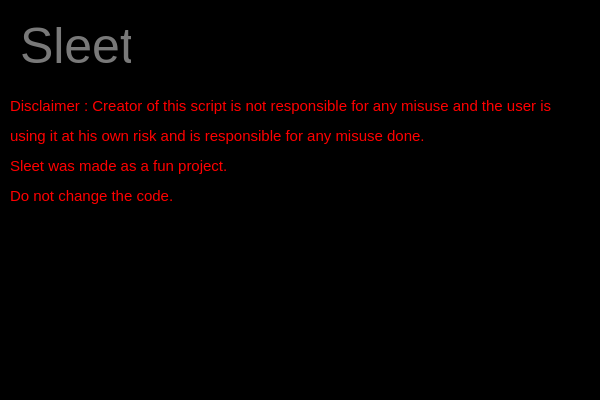
<?xml version="1.0" encoding="UTF-8"?>
<ui version="4.0">
 <class>disclaimer</class>
 <widget class="QMainWindow" name="disclaimer">
  <property name="geometry">
   <rect>
    <x>0</x>
    <y>0</y>
    <width>600</width>
    <height>400</height>
   </rect>
  </property>
  <property name="minimumSize">
   <size>
    <width>600</width>
    <height>400</height>
   </size>
  </property>
  <property name="maximumSize">
   <size>
    <width>600</width>
    <height>400</height>
   </size>
  </property>
  <property name="windowTitle">
   <string>Sleet</string>
  </property>
  <property name="styleSheet">
   <string notr="true">background-color: black;
</string>
  </property>
  <widget class="QWidget" name="centralwidget">
   <widget class="QLabel" name="label">
    <property name="geometry">
     <rect>
      <x>20</x>
      <y>10</y>
      <width>111</width>
      <height>71</height>
     </rect>
    </property>
    <property name="styleSheet">
     <string notr="true">background-color: rgba(0,0,0,0%);
color: rgb(121, 121, 121);
font-size : 50px;

</string>
    </property>
    <property name="text">
     <string>Sleet</string>
    </property>
   </widget>
   <widget class="QLabel" name="label_7">
    <property name="geometry">
     <rect>
      <x>10</x>
      <y>90</y>
      <width>641</width>
      <height>31</height>
     </rect>
    </property>
    <property name="styleSheet">
     <string notr="true">background-color: rgba(0,0,0,0%);
color: rgb(255, 0, 0);
font-size : 15px;

</string>
    </property>
    <property name="text">
     <string>Disclaimer : Creator of this script is not responsible for any misuse and the user is </string>
    </property>
   </widget>
   <widget class="QLabel" name="label_8">
    <property name="geometry">
     <rect>
      <x>10</x>
      <y>120</y>
      <width>641</width>
      <height>31</height>
     </rect>
    </property>
    <property name="styleSheet">
     <string notr="true">background-color: rgba(0,0,0,0%);
color: rgb(255, 0, 0);
font-size : 15px;

</string>
    </property>
    <property name="text">
     <string>using it at his own risk and is responsible for any misuse done.</string>
    </property>
   </widget>
   <widget class="QLabel" name="label_9">
    <property name="geometry">
     <rect>
      <x>10</x>
      <y>150</y>
      <width>641</width>
      <height>31</height>
     </rect>
    </property>
    <property name="styleSheet">
     <string notr="true">background-color: rgba(0,0,0,0%);
color: rgb(255, 0, 0);
font-size : 15px;

</string>
    </property>
    <property name="text">
     <string>Sleet was made as a fun project.</string>
    </property>
   </widget>
   <widget class="QLabel" name="label_10">
    <property name="geometry">
     <rect>
      <x>10</x>
      <y>180</y>
      <width>641</width>
      <height>31</height>
     </rect>
    </property>
    <property name="styleSheet">
     <string notr="true">background-color: rgba(0,0,0,0%);
color: rgb(255, 0, 0);
font-size : 15px;

</string>
    </property>
    <property name="text">
     <string>Do not change the code.</string>
    </property>
   </widget>
  </widget>
 </widget>
 <resources/>
 <connections/>
</ui>
